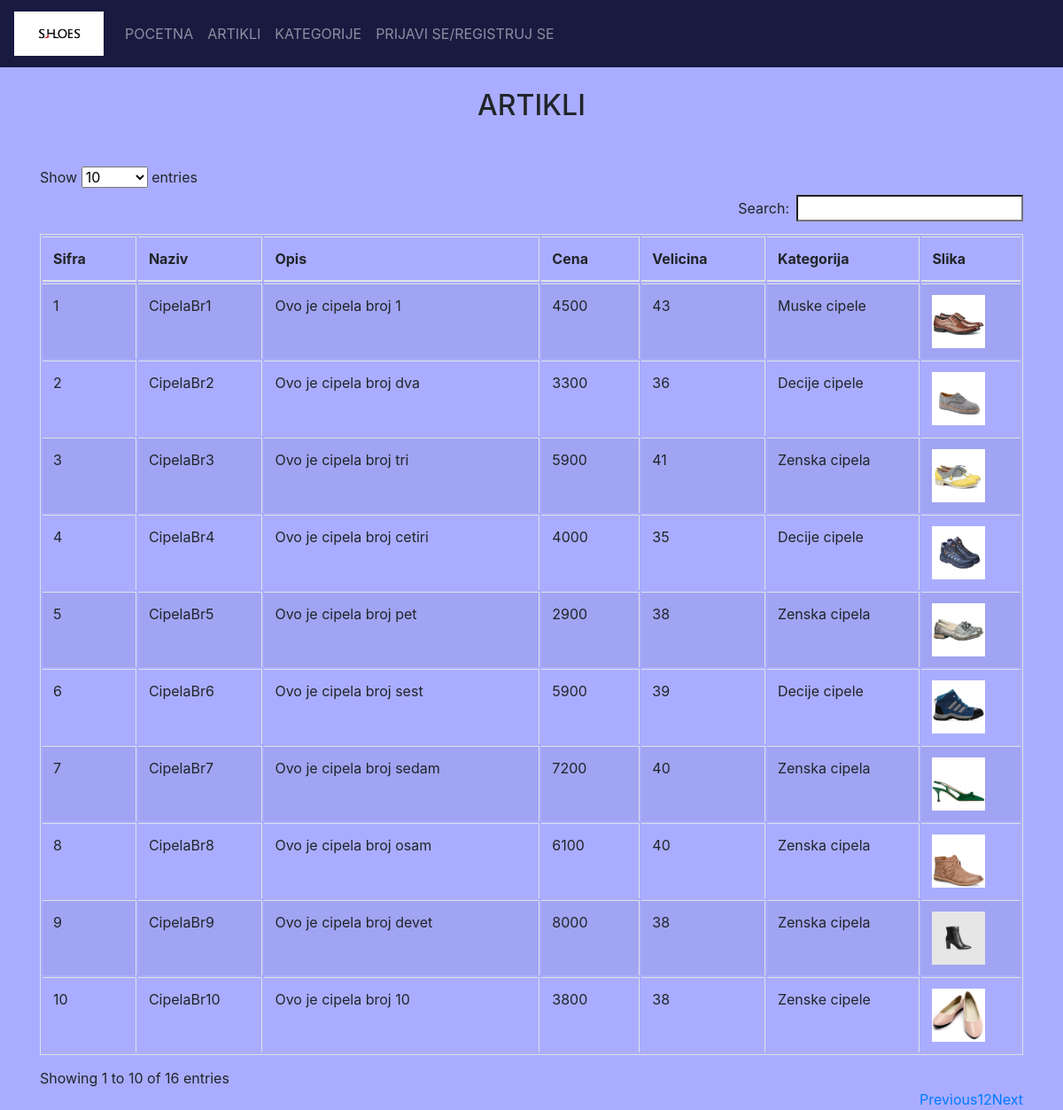
Screenshot of /artikli.php with the database file from the repository.
### tables this page shows
CREATE TABLE `cipele` (
  `sifra` int(5) NOT NULL,
  `naziv` varchar(30) NOT NULL,
  `opis` text NOT NULL,
  `cena` int(5) NOT NULL,
  `velicina` int(2) NOT NULL,
  `kategorija` varchar(50) NOT NULL,
  `slika` text NOT NULL
);

### artikli.php (the view, shortened to what this page needs)
<!DOCTYPE html>
<html lang="en">
<head>
    <link rel="stylesheet" href="https://maxcdn.bootstrapcdn.com/bootstrap/4.0.0/css/bootstrap.min.css"
>
    <link rel="stylesheet" type="text/css" href="dataTables.bootstrap.min.css"/>
</head>
<body>
<?php
require "header.php";
?>
<h2 style="text-align:center;margin-top:100px">ARTIKLI</h2>
<div class="container">
    <div class="table-responsive">
    <table id="example" class="table table-striped table-bordered table-hover">
        <thead>
            <tr>
                <th >Sifra</th>
                <th>Naziv</th>
                <th>Opis</th>
                <th>Cena</th>
                <th>Velicina</th>
                <th>Kategorija</th>
                <th>Slika</th>
            </tr>
        </thead>
        <tbody>
        <?php
            $db = mysqli_connect('localhost', 'root', '', 'prodavnica');
            $query="SELECT * from `cipele`";
            $result=mysqli_query($db,$query);
            while($data=mysqli_fetch_array($result)){
                echo '
                    <tr>
                        <td>'.$data['sifra'].'</td>
                        <td>'.$data['naziv'].'</td>
                        <td>'.$data['opis'].'</td>
                        <td>'.$data['cena'].'</td>
                        <td>'.$data['velicina'].'</td>
                        <td>'.$data['kategorija'].'</td>
                        <td><img src='.$data['slika'].' width=60px height=60px></td>
                    </tr>
                ';
            }
        ?>
        </tbody>
    </table>
    </div>
    </div>
 </body>
</html>

### artikli.php (style rules this page uses)
body { background-color:#AAADFF; }
.container, form { margin-top:50px; }

### rows the page displays
cipele: sifra "1", naziv "CipelaBr1", opis "Ovo je cipela broj 1", cena "4500", velicina "43", kategorija "Muske cipele", slika (picture)
cipele: sifra "2", naziv "CipelaBr2", opis "Ovo je cipela broj dva", cena "3300", velicina "36", kategorija "Decije cipele", slika (picture)
cipele: sifra "3", naziv "CipelaBr3", opis "Ovo je cipela broj tri", cena "5900", velicina "41", kategorija "Zenska cipela", slika (picture)
cipele: sifra "4", naziv "CipelaBr4", opis "Ovo je cipela broj cetiri", cena "4000", velicina "35", kategorija "Decije cipele", slika (picture)
cipele: sifra "5", naziv "CipelaBr5", opis "Ovo je cipela broj pet", cena "2900", velicina "38", kategorija "Zenska cipela", slika (picture)
cipele: sifra "6", naziv "CipelaBr6", opis "Ovo je cipela broj sest", cena "5900", velicina "39", kategorija "Decije cipele", slika (picture)
cipele: sifra "7", naziv "CipelaBr7", opis "Ovo je cipela broj sedam", cena "7200", velicina "40", kategorija "Zenska cipela", slika (picture)
cipele: sifra "8", naziv "CipelaBr8", opis "Ovo je cipela broj osam", cena "6100", velicina "40", kategorija "Zenska cipela", slika (picture)
cipele: sifra "9", naziv "CipelaBr9", opis "Ovo je cipela broj devet", cena "8000", velicina "38", kategorija "Zenska cipela", slika (picture)
cipele: sifra "10", naziv "CipelaBr10", opis "Ovo je cipela broj 10", cena "3800", velicina "38", kategorija "Zenske cipele", slika (picture)
